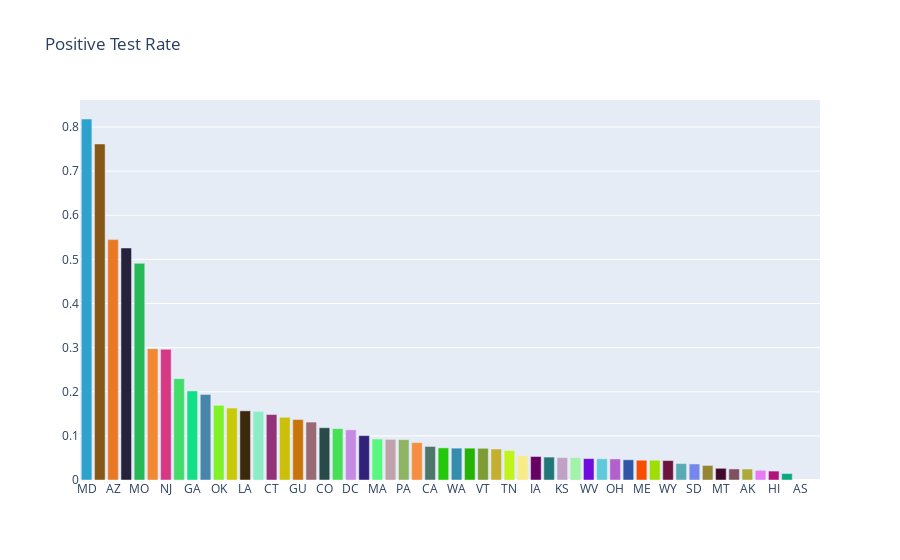
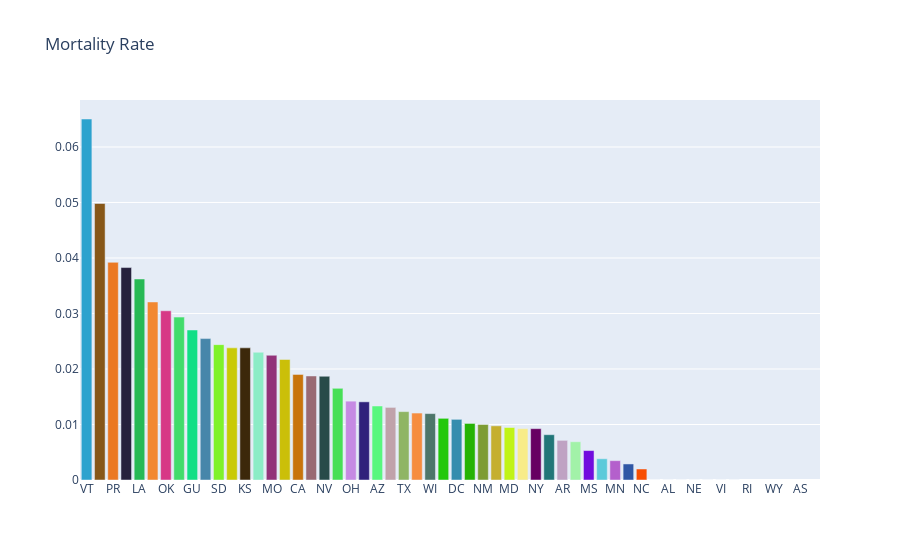

Notebook source saved alongside these figures, in order:
### Code cell
import requests
import json
import pandas as pd
from colour import Color
import plotly.graph_objects as go
import matplotlib.pyplot as plt

# Query API
states = requests.get('https://covidtracking.com/api/states/daily').json()
states = pd.DataFrame(states)

us = requests.get('https://covidtracking.com/api/us/daily').json()
us = pd.DataFrame(us)

# Format Data
states.date = pd.to_datetime(states.date, format = '%Y%m%d')
us.date = pd.to_datetime(us.date, format = '%Y%m%d')

states.set_index('date', inplace = True)
us.set_index('date', inplace =  True)
today = states.loc[states.index.max()]

##################################### GRAPHING ###########################################

# NATIONAL POSITIVE 
plt.style.use('dark_background')
fig = plt.figure(figsize=(15,5))
us.positive.plot(linewidth=3, marker = 'o', markersize=10)
plt.title('Positive Test Results COVID-19')
plt.grid()
plt.show()
fig.savefig('images/positive_tests.png')

# NATIONAL DEATHS
fig = plt.figure(figsize=(15,5))
us.death.dropna().plot(linewidth=3, marker = 'o', markersize=10)
plt.title('US Deaths')
plt.grid()
plt.show()
fig.savefig('images/deaths.png')

# POSITIVE GROWTH FROM PREVIOUS DAY
us_rev = us.iloc[::-1].positive.diff()
fig = plt.figure(figsize=(15,5))
us_rev.plot(linewidth=3, marker = 'o', markersize=10)
plt.title('Positive Case Growth')
plt.grid()
plt.show()
fig.savefig('images/positive_case_growth.png')

# POSITIVE CASES IN ILLINOIS
fig = plt.figure(figsize=(15,5))
states[states.state == 'IL'].positive.plot(linewidth=3, marker = 'o', markersize=10)
plt.title('Illinois Confirmed Cases')
plt.grid()
plt.show()
fig.savefig('images/illinois_cases.png')

# POSITIVE CASES IN NY
fig = plt.figure(figsize=(15,5))
states[states.state == 'NY'].positive.plot(linewidth=3, marker = 'o', markersize=10)
plt.title('New York Confirmed Cases')
plt.grid()
plt.show()
fig.savefig('images/ny_cases.png')

# POSITIVE CASES IN IA
fig = plt.figure(figsize=(15,5))
states[states.state == 'IA'].positive.plot(linewidth=3, marker = 'o', markersize=10)
plt.title('Iowa Confirmed Cases')
plt.grid()
plt.show()
fig.savefig('images/ia_cases.png')

# POSITIVE CASES IN HIGHEST COUNT CITIES
top_ten = today.sort_values(by='positive', ascending=False)[:10]
ten_states = top_ten.state
fig = plt.figure(figsize=(15,5))
for state in ten_states:
    if state in list(ten_states[:5].values):
        states[states.state == state].positive.plot(label = state, linewidth=3, marker = 'o', markersize=10)
    else:
        states[states.state == state].positive.plot(label = state, linewidth=1, marker = 'o', markersize=3)
plt.title('10 states with the most confirmed cases')
plt.ylabel('Positive Test Results')
plt.legend(loc='upper left')
plt.grid()
plt.show()
fig.savefig('images/top_ten_states.png')

# CASES BY STATE –– MAP
fig = go.Figure(data=go.Choropleth(
    locations=today.state, # Spatial coordinates
    z = today.positive, # Data to be color-coded
    locationmode = 'USA-states', # set of locations match entries in `locations`
    colorscale = 'Reds',
    colorbar_title = "Confirmed Cases",
))

fig.update_layout(
    title_text = 'COVID-19 Cases by State',
    geo_scope='usa', # limite map scope to USA
)

fig.show()
fig.write_image('images/positive_cases_map.png')

# POSITIVE TEST RATE
today['positive_rate'] = today.positive/today.total
rates = today.sort_values(by='positive_rate', ascending = False)
rates = rates[['state', 'positive_rate', 'death', 'positive']]
rates = rates.set_index('state')
colors = [Color(pick_for=x).get_hex_l() for x in rates.index]
fig = go.Figure([go.Bar(x=rates.index, y=rates.positive_rate, marker_color=colors)])
fig.update_layout(
    title_text = 'Positive Test Rate'
)
fig.show()
fig.write_image('images/positive_test_rate.png')

# MORTALITY RATE
rates['death_rate'] = rates.death/rates.positive
rates = rates.sort_values(by='death_rate', ascending=False)
fig = go.Figure([go.Bar(x=rates.index, y=rates.death_rate, marker_color=colors)])
fig.update_layout(
    title_text = 'Mortality Rate')
fig.show()
fig.write_image('images/mortality_rate.png')

# SAVE DATA
us.reset_index(inplace = True)
states.reset_index(inplace=True)
us.date = us.date.astype(str)
states.date = states.date.astype(str)
national_data = us.to_dict()
state_data = states.to_dict()


data = {'state': state_data,
        'us': national_data}

with open('coronavirus.json', mode='w', encoding='utf-8') as f:
    json.dump(data, f)

with open('coronavirus.json') as f:
    data = json.load(f)
    state = data['state']

### Figure 1 — Plotly figure (JSON) as saved in the notebook; plotly's stock layout.template omitted (floating-point values rounded to 4 significant figures)
{"data": [{"marker": {"color": ["#2da2ce", "#875718", "#eb7822", "#26213d", "#27b955", "#f28831", "#d73886", "#42dc6b", "#12df86", "#4786aa", "#7ff22a", "#c9ca06", "#3c280a", "#8cecc6", "#923279", "#cbbf09", "#c8740b", "#996a73", "#284b49", "#47df56", "#c68ae3", "#30217b", "#58f77e", "#c0a2aa", "#8fb564", "#f68d3f", "#4d766a", "#23c80b", "#358dae", "#25b304", "#7d9c33", "#c5af2f", "#c0f317", "#f8ec89", "#670162", "#217678", "#bfa2c3", "#a2f2a8", "#710cde", "#5ccada", "#b460cc", "#3057a5", "#f84d01", "#a0dd05", "#6c153c", "#5aaab4", "#7587eb", "#948634", "#42082b", "#7f505d", "#acab39", "#e67bf5", "#b3147c", "#09a97f", "#8254b6", "#946b6b"]}, "type": "bar", "x": ["MD", "DE", "AZ", "MI", "MO", "NY", "NJ", "VI", "GA", "MS", "OK", "AR", "LA", "SC", "CT", "IN", "GU", "IL", "CO", "PR", "DC", "AL", "MA", "FL", "PA", "RI", "CA", "VA", "WA", "TX", "VT", "NV", "TN", "WI", "IA", "KY", "KS", "UT", "WV", "NC", "OH", "OR", "ME", "NE", "WY", "ID", "SD", "NH", "MT", "MN", "AK", "ND", "HI", "NM", "AS", "MP"], "y": [0.8182, 0.7616, 0.5448, 0.5258, 0.491, 0.2978, 0.2964, 0.2297, 0.2018, 0.194, 0.1692, 0.1631, 0.1568, 0.1555, 0.1484, 0.1421, 0.137, 0.1313, 0.1184, 0.1164, 0.1137, 0.1006, 0.09286, 0.09197, 0.09148, 0.08476, 0.07601, 0.07281, 0.07223, 0.07218, 0.07185, 0.07021, 0.06646, 0.05481, 0.05325, 0.05195, 0.05068, 0.05061, 0.04851, 0.04805, 0.04768, 0.04584, 0.0448, 0.04469, 0.04409, 0.03724, 0.03635, 0.03305, 0.02649, 0.02501, 0.02484, 0.022, 0.02024, 0.01462, null, null]}], "layout": {"title": {"text": "Positive Test Rate"}}}

### Figure 2 — Plotly figure (JSON) as saved in the notebook; plotly's stock layout.template omitted (floating-point values rounded to 4 significant figures)
{"data": [{"marker": {"color": ["#2da2ce", "#875718", "#eb7822", "#26213d", "#27b955", "#f28831", "#d73886", "#42dc6b", "#12df86", "#4786aa", "#7ff22a", "#c9ca06", "#3c280a", "#8cecc6", "#923279", "#cbbf09", "#c8740b", "#996a73", "#284b49", "#47df56", "#c68ae3", "#30217b", "#58f77e", "#c0a2aa", "#8fb564", "#f68d3f", "#4d766a", "#23c80b", "#358dae", "#25b304", "#7d9c33", "#c5af2f", "#c0f317", "#f8ec89", "#670162", "#217678", "#bfa2c3", "#a2f2a8", "#710cde", "#5ccada", "#b460cc", "#3057a5", "#f84d01", "#a0dd05", "#6c153c", "#5aaab4", "#7587eb", "#948634", "#42082b", "#7f505d", "#acab39", "#e67bf5", "#b3147c", "#09a97f", "#8254b6", "#946b6b"]}, "type": "bar", "x": ["VT", "WA", "PR", "OR", "LA", "GA", "OK", "IN", "GU", "KY", "SD", "AK", "KS", "VA", "MO", "CT", "CA", "MI", "NV", "SC", "OH", "NJ", "AZ", "FL", "TX", "CO", "WI", "HI", "DC", "IL", "NM", "PA", "MD", "NH", "NY", "MA", "AR", "IA", "MS", "TN", "MN", "UT", "NC", "WV", "AL", "DE", "NE", "ID", "VI", "ND", "RI", "ME", "WY", "MT", "AS", "MP"], "y": [0.06504, 0.04982, 0.03922, 0.03828, 0.03621, 0.03208, 0.03049, 0.02935, 0.02703, 0.02548, 0.02439, 0.02381, 0.02381, 0.02302, 0.02247, 0.02171, 0.01903, 0.01874, 0.01869, 0.01651, 0.0142, 0.01408, 0.01333, 0.01308, 0.01232, 0.01206, 0.01197, 0.01111, 0.01093, 0.01019, 0.01, 0.00976, 0.009456, 0.009259, 0.00925, 0.008161, 0.007143, 0.006897, 0.005305, 0.003827, 0.003484, 0.00289, 0.001984, 0, 0, 0, 0, 0, 0, 0, null, null, null, null, null, null]}], "layout": {"title": {"text": "Mortality Rate"}}}
